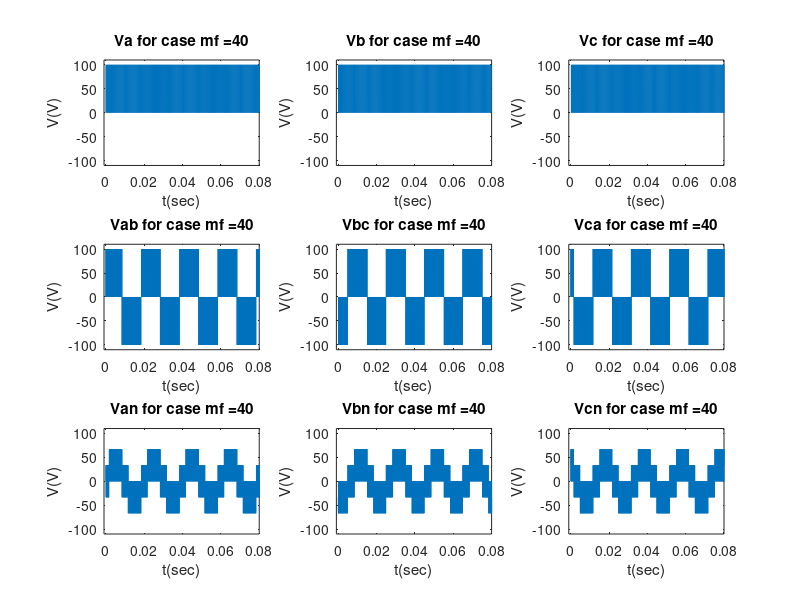
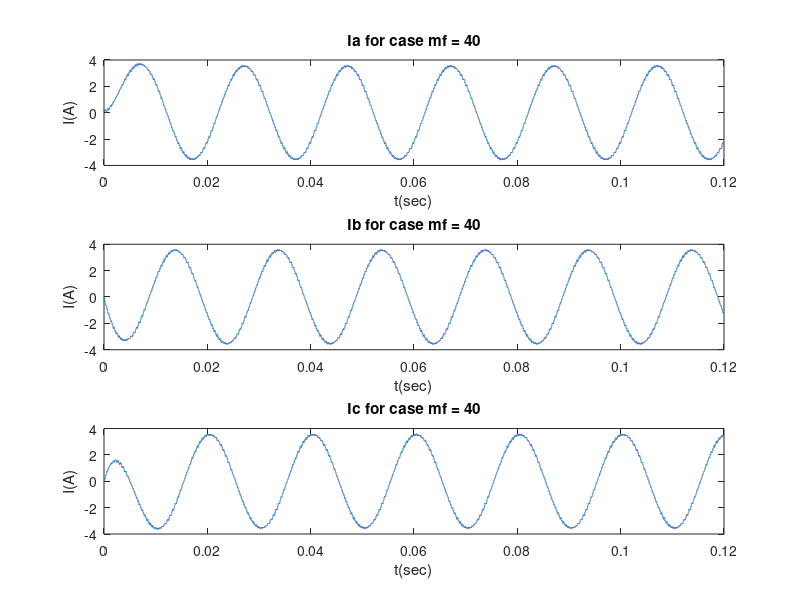
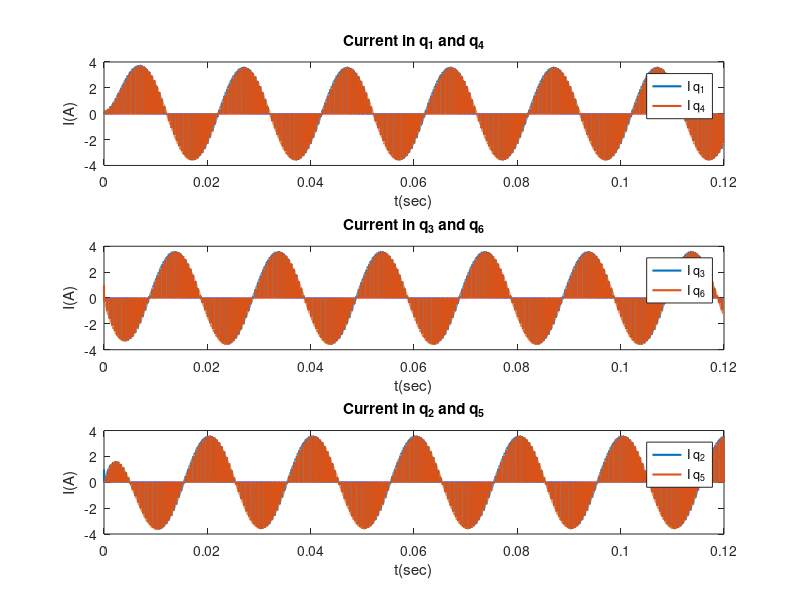
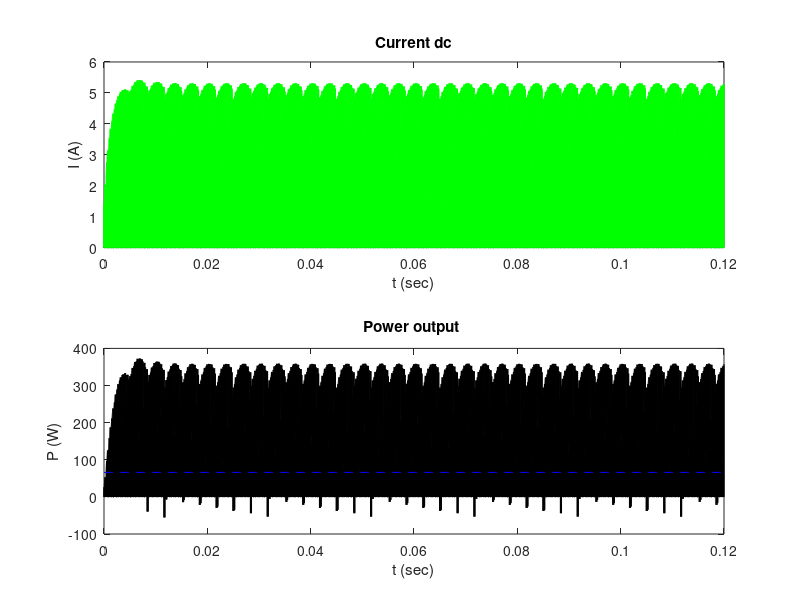

Reproduce these figures in MATLAB, in order. (Note: a time limit stopped this script after it produced the figures.)
clear all;
close all;
clc;
pkg load signal;
V_dc = 100;
R = 10;
L = 0.025;
f = 50;
T = 1/f;

dt = 10^(-6);

for m_f = [40 200] % Iterate for two values of m_f
    m_a = 0.9; % Amplitude modulation index
t = 0:dt:6*T-dt;

vacheck = m_a*sin(2*pi*f*t);
vbcheck = m_a*sin(2*pi*f*t - 2*pi/3);
vccheck = m_a*sin(2*pi*f*t + 2*pi/3);
Vtriangular = sawtooth(2*pi*f*m_f*t -pi/2,0.5);
q_1 = zeros(length(t), 1);
q_2 = zeros(length(t), 1);
q_3 = zeros(length(t), 1);
q_4 = zeros(length(t), 1);
q_5 = zeros(length(t), 1);
q_6 = zeros(length(t), 1);
Va = zeros(length(t), 1);
Vb = zeros(length(t), 1);
Vc = zeros(length(t), 1);
Vab = zeros(length(t), 1);
Vbc = zeros(length(t), 1);
Vca = zeros(length(t), 1);
Van = zeros(length(t), 1);
Vbn = zeros(length(t), 1);
Vcn = zeros(length(t), 1);
Ia = zeros(length(t),1);
Ib = zeros(length(t),1);
Ic = zeros(length(t),1);
for i = 1:1:length(t)
    if vacheck(i) > Vtriangular(i)
        q_1(i) = 1;
        Va(i) = V_dc;
    elseif vacheck(i) < Vtriangular(i)
        q_4(i) = 1;
        Va(i) = 0;
    end
    if vbcheck(i) > Vtriangular(i)
        q_3(i) = 1;
        Vb(i) = V_dc;
    elseif vbcheck(i) < Vtriangular(i)
        q_6(i) = 1;
        Vb(i) = 0;
    end
    if vccheck(i) > Vtriangular(i)
        q_2(i) = 1;
        Vc(i) = V_dc;
    elseif vccheck(i) < Vtriangular(i)
        q_5(i) = 1;
        Vc(i) = 0;
    end
    Vab(i) = Va(i) - Vb(i);
    Vbc(i) = Vb(i) - Vc(i);
    Vca(i) = Vc(i) - Va(i);
    Van(i) = (Vab(i)-Vca(i))/3;
    Vbn(i) = (Vbc(i)-Vab(i))/3;
    Vcn(i) = (Vca(i)-Vbc(i))/3;
    if i > 1
        Ia(i)=L/(R*dt+L)*Ia(i-1) + dt/(R*dt+L)*Van(i);
        Ib(i)=L/(R*dt+L)*Ib(i-1) + dt/(R*dt+L)*Vbn(i);
        Ic(i)=L/(R*dt+L)*Ic(i-1) + dt/(R*dt+L)*Vcn(i);
        I1(i) = Ia(i);
        I2(i) = Ib(i);
        I3(i) = Ic(i);
        q_1(i) = q_1(i)*I1(i);
        q_4(i) = q_4(i)*I1(i);
        q_3(i) = q_3(i)*I2(i);
        q_6(i) = q_6(i)*I2(i);
        q_2(i) = q_2(i)*I3(i);
        q_5(i) = q_5(i)*I3(i);

    end

end

% Signal names
figure
signals = {'Va', 'Vb', 'Vc', 'Vab', 'Vbc', 'Vca', 'Van', 'Vbn', 'Vcn'};
for i = 1:length(signals)
    subplot(3, 3, i)
    plot(t, eval(signals{i}))
    ylim([-110 110])
    xlim([-0.001 0.08])
    ylabel('V(V)')
    xlabel('t(sec)')
    title([signals{i}, ' for case mf =', num2str(m_f)])
end
% Signal names
figure;
signals = {'Ia', 'Ib', 'Ic'};
for i = 1:length(signals)
    subplot(3, 1, i)
    plot(t, eval(signals{i}))
    ylabel('I(A)')
    xlabel('t(sec)')
    title([signals{i}, ' for case mf = ', num2str(m_f)])
end

figure
% Subplot 1
subplot(3, 1, 1)
plot(t, q_1, 'LineWidth', 1.5)
hold on
plot(t, q_4, 'LineWidth', 1.5)
hold off
ylabel('I(A)')
xlabel('t(sec)')
legend('I q_1', 'I q_4')
title('Current in q_1 and q_4')
% Subplot 2
subplot(3, 1, 2)
plot(t, q_3, 'LineWidth', 1.5)
hold on
plot(t, q_6, 'LineWidth', 1.5)
hold off
ylabel('I(A)')
xlabel('t(sec)')
legend('I q_3', 'I q_6')
title('Current in q_3 and q_6')
% Subplot 3
subplot(3, 1, 3)
plot(t, q_2, 'LineWidth', 1.5)
hold on
plot(t, q_5, 'LineWidth', 1.5)
hold off
ylabel('I(A)')
xlabel('t(sec)')
legend('I q_2', 'I q_5')
title('Current in q_2 and q_5')
% Calculate RMS values
Van_rms = rms(Van(1:20000));
Ia_rms = rms(Ia(1:20000));
Vbn_rms = rms(Vbn(1:20000));
Ib_rms = rms(Ib(1:20000));
Vcn_rms = rms(Vcn(1:20000));
Ic_rms = rms(Ic(1:20000));
% Calculate Z, P_out, and P_in
poutput = Ia .* Van + Ib .* Vbn + Ic .* Vcn;
S = Van_rms * Ia_rms; % Any phase can be used
P_in = Ia_rms.^2 * R; % Any phase can be used
idc = sqrt(poutput / (sqrt(R^2 + (2*pi*f*L)^2)));
figure;
subplot(2,1,1)
plot(t, idc,'g', 'LineWidth', 1.5);
ylabel('I (A)');
title('Current dc');
xlabel('t (sec)');
subplot(2,1,2)
plot(t, poutput,'black', 'LineWidth', 1.5);
title('Power output ');
ylabel('P (W)');
xlabel('t (sec)');
% Add a horizontal line at y = 390.21
yValue = 66;
xLimits = xlim;  % Get the x-axis limits
line(xLimits, [yValue, yValue], 'Color', 'blue', 'LineStyle', '--');
%% power factor
powerfactor = P_in(1)/S
%%All the harmonics
NFFT = 20000 ;
frequency = (1/dt)/2*linspace(0,1,NFFT/2+1);
harmonics_signals = {Van, Vbn, Vcn, Vab, Vbc, Vca};
harmonics_titles = {'Van', 'Vbn', 'Vcn', 'Vab', 'Vbc', 'Vca'};
figure;
for i = 1:numel(harmonics_signals)
    signal = harmonics_signals{i};
    title_text = ['Harmonics for ' harmonics_titles{i}];
    Vharm = fft(signal, NFFT) / 20000;
    subplot(2, 3, i);
    plot(frequency, 2*abs(Vharm(1:NFFT/2+1)));
    title(title_text);
    xlabel('F(Hz)');
end

end
